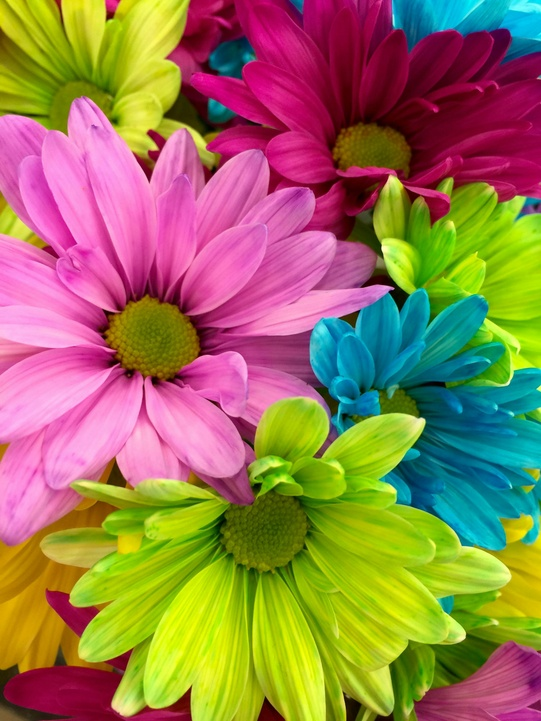
#> input picture Image/image6.jpg, 541 x 721 px, shrunk from 2448 x 3264 before the run, given in place of image6.png, which was not available
$ jupyter execute homework-12.ipynb
#> lines starting #> are read from the running program, lines starting #| are printed output that depends on the picture; pictures that were not available may be replaced by others from this repository, and a replacement may not be noted
[cell 1]
import numpy as np
import heapq
from collections import defaultdict
import cv2
import matplotlib.pyplot as plt

r=2
c=2
cnt=0
class Node:
    def __init__(self, symbol, freq):
        self.symbol=symbol
        self.freq=freq
        self.left=None
        self.right=None

    def __lt__(self, other):
        return self.freq < other.freq

def build_frequency(image):
    freq=defaultdict(int)
    for pixel in image.flatten():
        freq[pixel] += 1
    return freq

def build_huffman_tree(freq_dict):
    heap = []
    for symbol, freq in freq_dict.items():
        heap.append(Node(symbol, freq))

    heapq.heapify(heap)
    while len(heap) > 1:
        node1=heapq.heappop(heap)
        node2=heapq.heappop(heap)
        merged=Node(None, node1.freq + node2.freq)
        merged.left=node1
        merged.right=node2
        heapq.heappush(heap, merged)
    return heap[0]

def generate_codes(node, current_code="", code_dict={}):
    if node is None:
        return
    if node.symbol is not None:
        code_dict[node.symbol]=current_code
        return
    generate_codes(node.left, current_code + "0", code_dict)
    generate_codes(node.right, current_code + "1", code_dict)
    return code_dict

def encode_image(image, code_dict):
    encoded=""
    for pixel in image.flatten():
        encoded += code_dict[pixel]
    return encoded

def decode_image(encoded, root, shape):
    decoded_pixels=[]
    node=root
    for bit in encoded:
        node=node.left if bit == "0" else node.right
        if node.symbol is not None:
            decoded_pixels.append(node.symbol)
            node=root
    return np.array(decoded_pixels).reshape(shape)


def show_image(image, title):
    global cnt
    cnt += 1
    plt.subplot(r, c, cnt)
    plt.imshow(image, cmap='gray')
    plt.title(title)
    plt.axis('off')

def main():
    path_1="Image/low_contrast/image6.png"
    # path_2="Image/high_contrast/image6.jpg"
    # path_1="Image/png_image.png"
    path_2="Image/jpg_image.jpg"

    # Using gray scale images for simplicity
    image_png=cv2.imread(path_1, cv2.IMREAD_GRAYSCALE)
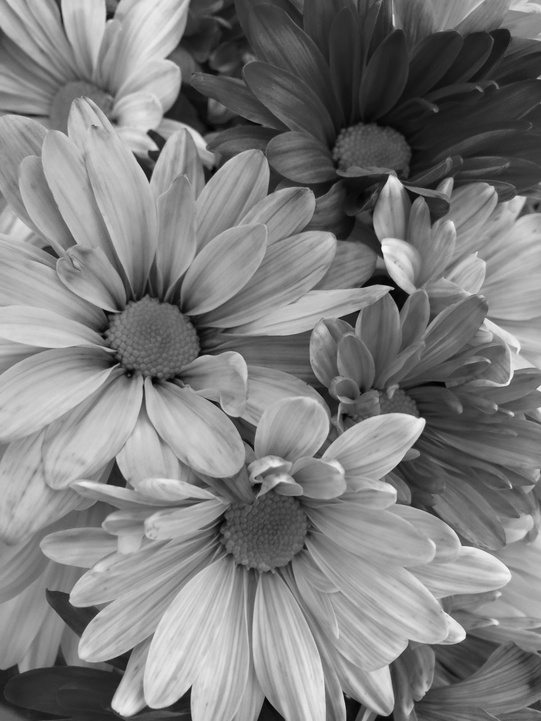
#> image_png: shape (721, 541); min 0, max 255, mean 126
    image_jpg=cv2.imread(path_2, cv2.IMREAD_GRAYSCALE)
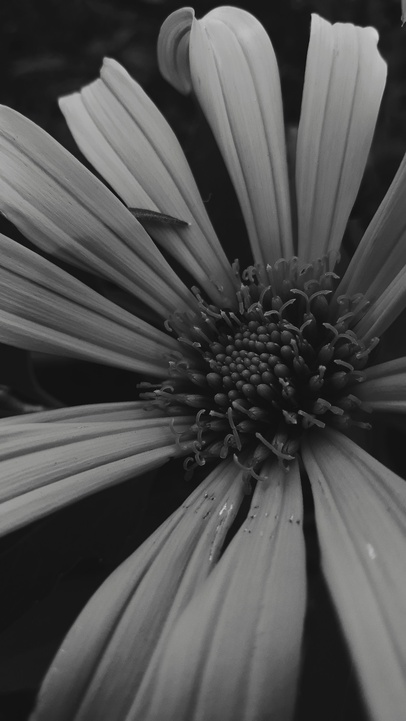
#> input picture Image/image5.jpg, 406 x 721 px, shrunk from 1836 x 3264 before the run, given in place of jpg_image.jpg, which was not available
#> image_jpg: shape (721, 406); min 5, max 210, mean 79

    # For PNG Image

    # frequency dictionary
    freq_dict_png=build_frequency(image_png)
#> the loop in build_frequency, `for pixel in image.flatten():` made 390061 passes
#> pixel on passes 1 to 3: 149, 144, 133
#> after the loop in build_frequency, `for pixel in image.flatten():`: freq = 250 items
#> freq_dict_png = 250 items
    # Huffman Tree
    root_png=build_huffman_tree(freq_dict_png)
#> the loop in build_huffman_tree, `for symbol, freq in freq_dict.items():` made 250 passes
#> (symbol, freq) on passes 1 to 3: (149, 2406), (144, 2236), (133, 2265)
#> the loop in build_huffman_tree, `while len(heap) > 1:` made 249 passes
    # code dictionary
    code_dict_png=generate_codes(root_png)
#> code_dict_png = 250 items
    # encoding
    encoded_png=encode_image(image_png, code_dict_png)
#> the loop in encode_image, `for pixel in image.flatten():` made 390061 passes
#> pixel on passes 6 to 8: 139, 177, 200
    # decoding
    decoded_image_png=decode_image(encoded_png, root_png, image_png.shape)
#> after the loop in decode_image, `for bit in encoded:`: decoded_pixels = 390061 items


    plt.figure(figsize=(20, 12))
    show_image(image_png, "Original PNG Image")
    show_image(decoded_image_png, "Decoded PNG Image")

    # For JPG Image
    # frequency dictionary
    freq_dict_jpg=build_frequency(image_jpg)
#> the loop in build_frequency (call 2), `for pixel in image.flatten():` made 292726 passes
#> pixel on passes 1 to 3: 24, 23, 23
#> freq_dict_jpg = 201 items
    # Huffman Tree
    root_jpg=build_huffman_tree(freq_dict_jpg)
#> the loop in build_huffman_tree (call 2), `for symbol, freq in freq_dict.items():` made 201 passes
#> (symbol, freq) on passes 1 to 3: (24, 9245), (23, 17242), (22, 8423)
#> the loop in build_huffman_tree (call 2), `while len(heap) > 1:` made 200 passes
    # code dictionary
    code_dict_jpg=generate_codes(root_jpg)
#> code_dict_jpg = 250 items
    # encoding
    encoded_jpg=encode_image(image_jpg, code_dict_jpg)
#> the loop in encode_image (call 2), `for pixel in image.flatten():` made 292726 passes
#> pixel on passes 10 to 12: 23, 22, 23
    # decoding
    decoded_image_jpg=decode_image(encoded_jpg, root_jpg, image_jpg.shape)

    show_image(image_jpg, "Original JPG Image")
    show_image(decoded_image_jpg, "Decoded JPG Image")

    plt.tight_layout()
    plt.show()
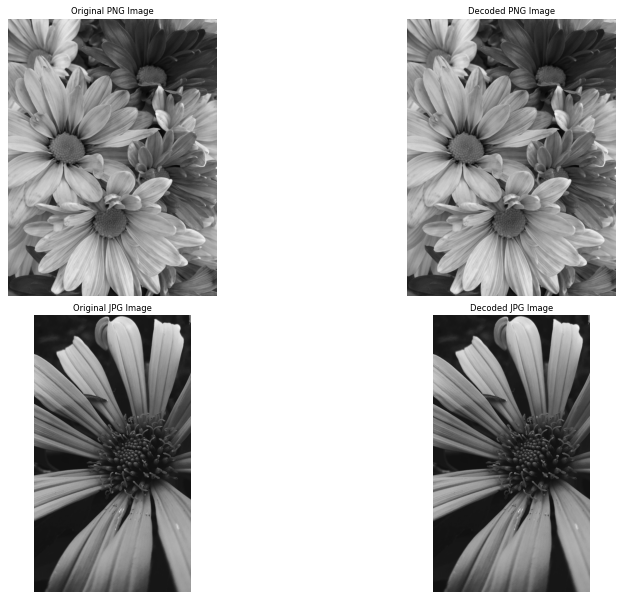
#> figure drawn by matplotlib, 4 panels


if __name__ == "__main__":
    main()
